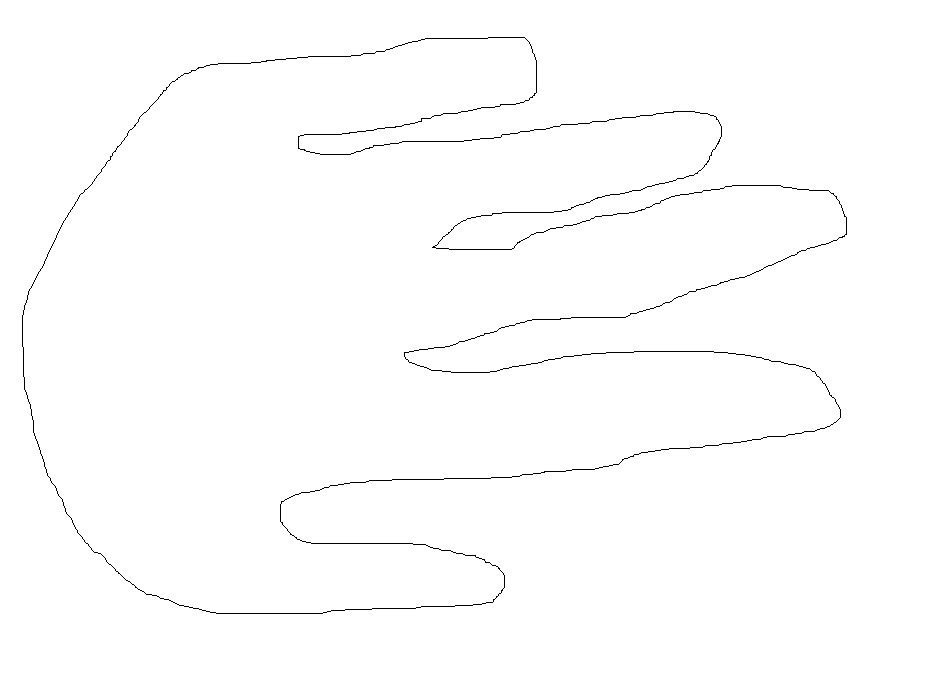
#> input picture hand.png, 934 x 688 px
$ python discrete_shape.py
#> lines starting #> are read from the running program, lines starting #| are printed output that depends on the picture; after the words box and inside, x2 and y2 are one past the last pixel; in counts of white or black regions, pixels touching at a corner belong together
#Code to read image and generate a base shape using split & merge
#algorithm and export data into a CSV file. Code written by
#Anurag Shukla for class assignment of Computational Data Science
#course of PGDBA 2022-24

#import necessary files
import cv2
import numpy as np
import matplotlib.pyplot as plt
import math
import pandas as pd

#read image and define co-ordinate plane
img = cv2.imread("hand.png", 0)
#> img: shape (688, 934); 99.3% white; black in thin lines or dots, all inside (x1, y1, x2, y2) = (22, 37, 847, 614)
origin = int(img.shape[0]/2), int(img.shape[1]/2)
#> origin = (344, 467)
'''
#Count total number of Data Points
count = 0
for i in range(img.shape[0]):
    for j in range(img.shape[1]):
        if img[i, j] < 125:
            count = count + 1

print(count)
'''
#find random initial point
flag = 0
for i in range(img.shape[0]):
    if flag == 1:
        break
    for j in range(img.shape[1]):
        if img[i, j] == 0:
            point = [i,j]
            flag = 1
            break

#8 neighbour search over the image
def knn(img, point):
    main_shape = []
    x,y = point
    while 1:
        main_shape.append([x, y])
        img[x,y] = 125
        if img[x,y+1] == 0:
            y = y + 1
        elif img[x+1,y+1] == 0:
            x, y = x + 1, y + 1
        elif img[x+1,y] == 0:
            x = x + 1
        elif img[x+1,y-1] == 0:
            x, y = x + 1, y - 1
        elif img[x,y-1] == 0:
            y=y-1
        elif img[x-1,y-1] == 0:
            x, y = x - 1, y - 1
        elif img[x-1,y] == 0:
            x = x-1
        elif img[x-1,y+1] == 0:
            x,y = x-1,y+1
        else:
          break
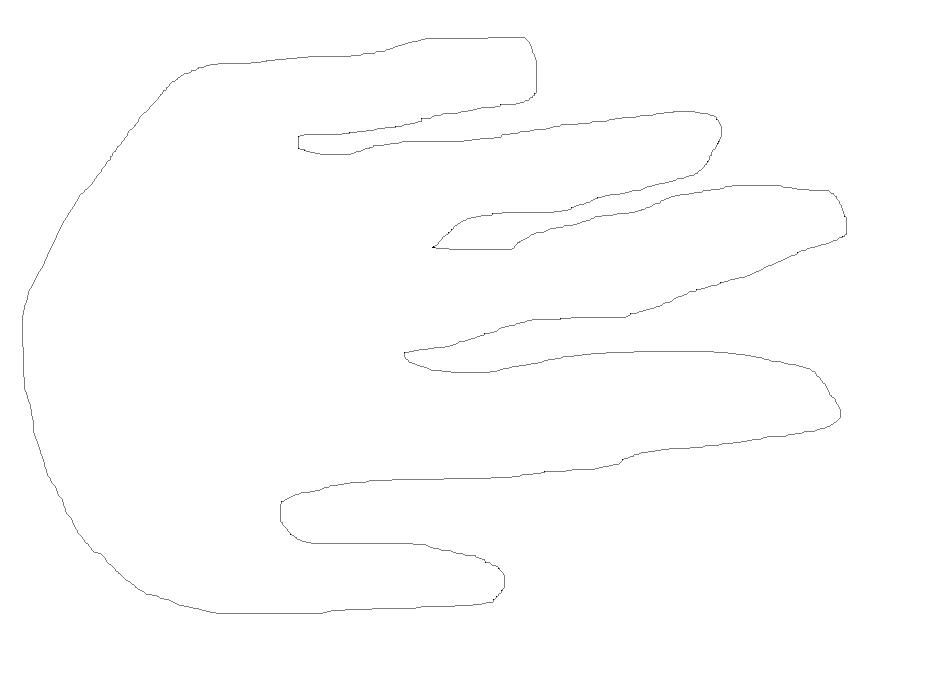
#> img: shape (688, 934); min 0, max 255, mean 254.1
#> after the loop, main_shape = 4493 pairs, first value 37 to 613, second value 22 to 846; x = 38; y = 487
    return main_shape

#base image
main_shape = knn(img, point)
x_base = []
y_base = []
for i in main_shape:
    x_base.append(i[0])
    y_base.append(i[1])
#> this loop made 4493 passes
#> i on passes 1 to 3: [37, 488], [37, 489], [37, 490]
#> after the loop, x_base = 4493 values, max 613 at index 3455, min 37 at index 0, mean 306.4; y_base = 4493 values, max 846 at index 1521, min 22 at index 3895, mean 467.1
plt.figure()
plt.plot(x_base,y_base)
plt.title("Base Shape")

'''
#split & merge using distance method
def split_merge_d(x,y,epsilon):
    critical_points = []
    i = 0
    while i < x.shape[0]:
        x1, y1 = x[i], y[i]
        for j in range(i + 1, x.shape[0]):
            x2, y2 = x[j], y[j]
            dist = math.sqrt((y2-y1)*(y2-y1) + (x2-x1)*(x2-x1))
            if dist > epsilon:
                critical_points.append([x1, y1])
                i = j
                break
        i = i + 1
    return critical_points
'''
#split & merge using slope method
def split_merge_s(x, y, slope, origin):
    critical_points = []
    i = 0
    while i < x.shape[0]:
        x1,y1 = x[i],y[i]
        for j in range(i+1, x.shape[0]):
            x2,y2 = x[j],y[j]
            m = math.atan((y2-origin[1])/(x2-origin[0])) - math.atan((y1-origin[1])/(x1-origin[0]))
            dist = math.sqrt((y2-y1)*(y2-y1) + (x2-x1)*(x2-x1))
            if (abs(m) > slope and dist > 50) or dist > 100:
                critical_points.append([x1,y1])
                i = j
                break
        i = i + 1
    return critical_points

#parameters for critical poitns
#use split_merge_d for distance algorithm along
#with epsilon_d. use split_merge_s for slope algorithm
#along with epsilon_s
#epsilon_d = 50
epsilon_s = math.pi/15
x_array = np.array(x_base)
#> x_array has the same summary as x_base
y_array = np.array(y_base)
#> y_array has the same summary as y_base
#test = split_merge_d(x_array,y_array, epsilon_d)
test = split_merge_s(x_array,y_array, epsilon_s, origin)
#> the loop in split_merge_s, `while i < x.shape[0]:` made 98 passes
#> (x1, y1) on passes 1 to 12: (37, 488), (116, 433), (128, 383), (134, 328), (143, 390), (141, 441), (138, 492), (129, 543), (121, 605), (111, 692), (191, 630), (211, 558)
#> after the loop in split_merge_s, `while i < x.shape[0]:`: critical_points = 56 pairs, first value 37 to 613, second value 22 to 808
#> test has the same summary as critical_points in split_merge_s
x_coor = []
y_coor = []
for i in test:
    x_coor.append(i[0])
    y_coor.append(i[1])
#> this loop made 56 passes
#> after the loop, x_coor = 56 values, max 613 at index 44, min 37 at index 0, mean 318.6; y_coor = 56 values, max 808 at index 18, min 22 at index 49, mean 449

#plotting reduced shape
plt.figure()
plt.scatter(x_coor,y_coor)
plt.title("Reduced Shape")
plt.show()
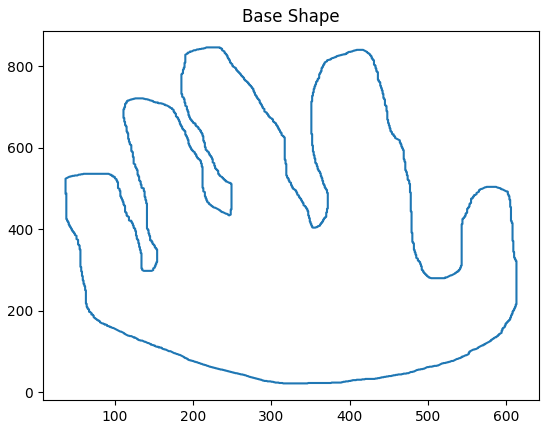
#> figure drawn by matplotlib, 1 panel
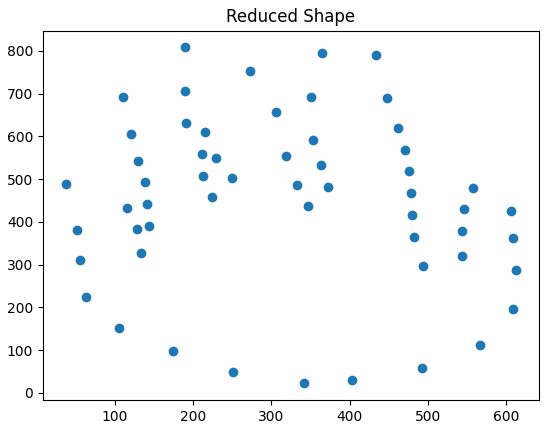
#> figure drawn by matplotlib, 1 panel

#export as csv file
dict = {'x': x_coor, 'y': y_coor}
df = pd.DataFrame(dict)
#> df = table of 56 rows and 2 columns
df.to_csv('mean_shape_hand.csv')
